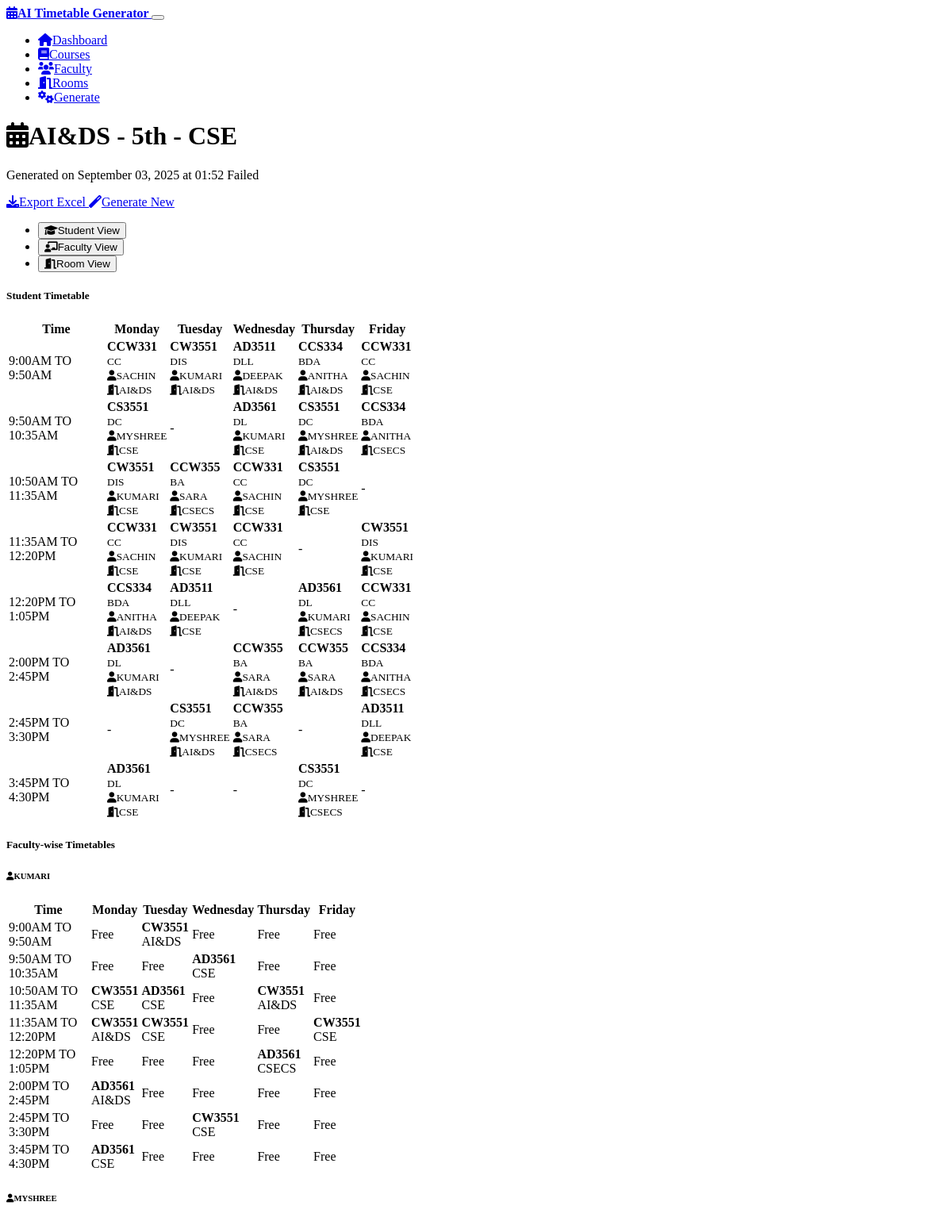
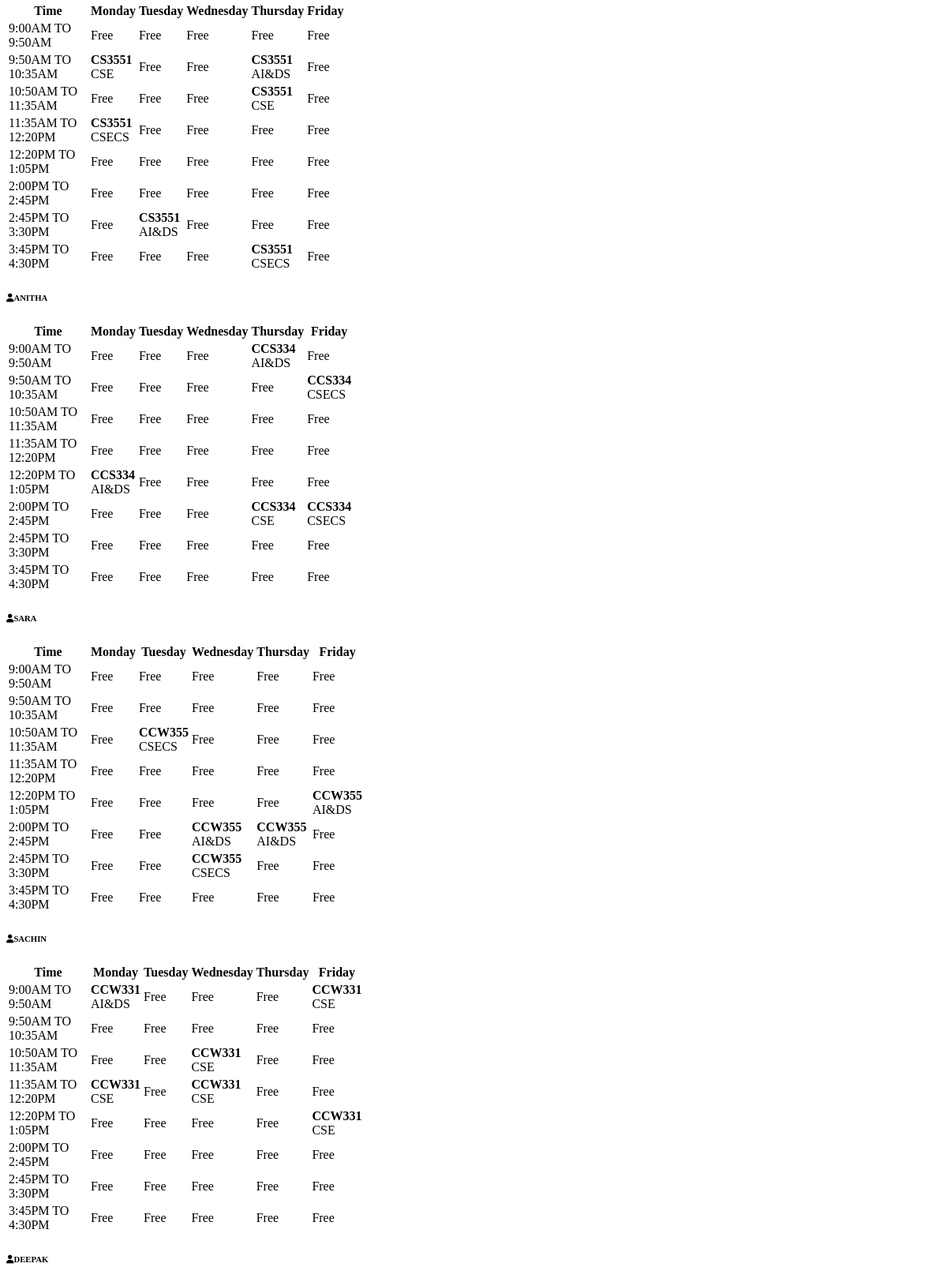
The page /timetable/1 (upper part) on the database its author committed (2 pictures, top to bottom).
### models.py (models this page shows, shortened)
class TimetableGeneration(db.Model):
    id = db.Column(db.Integer, primary_key=True)
    name = db.Column(db.String(100), nullable=False)
    department = db.Column(db.String(50), nullable=False)
    semester = db.Column(db.String(20), nullable=False)
    status = db.Column(db.String(20), default='generated')  # generated, failed
    created_at = db.Column(db.DateTime, default=datetime.utcnow)

class TimeSlot(db.Model):
    id = db.Column(db.Integer, primary_key=True)
    day = db.Column(db.String(10), nullable=False)  # Monday, Tuesday, etc.
    start_time = db.Column(db.String(10), nullable=False)  # HH:MM format
    end_time = db.Column(db.String(10), nullable=False)  # HH:MM format
    period_number = db.Column(db.Integer, nullable=False)
    created_at = db.Column(db.DateTime, default=datetime.utcnow)

class Course(db.Model):
    id = db.Column(db.Integer, primary_key=True)
    code = db.Column(db.String(20), unique=True, nullable=False)
    name = db.Column(db.String(100), nullable=False)
    hours_per_week = db.Column(db.Integer, nullable=False)
    semester = db.Column(db.String(20), nullable=False)
    department = db.Column(db.String(50), nullable=False)
    is_lab = db.Column(db.Boolean, default=False)
    created_at = db.Column(db.DateTime, default=datetime.utcnow)

class Faculty(db.Model):
    id = db.Column(db.Integer, primary_key=True)
    name = db.Column(db.String(100), nullable=False)
    email = db.Column(db.String(120), unique=True, nullable=False)
    department = db.Column(db.String(50), nullable=False)
    subjects = db.Column(db.Text)  # Comma-separated course codes
    created_at = db.Column(db.DateTime, default=datetime.utcnow)

class Room(db.Model):
    id = db.Column(db.Integer, primary_key=True)
    number = db.Column(db.String(20), unique=True, nullable=False)
    capacity = db.Column(db.Integer, nullable=False)
    room_type = db.Column(db.String(20), nullable=False)  # 'classroom' or 'lab'
    building = db.Column(db.String(50))
    created_at = db.Column(db.DateTime, default=datetime.utcnow)

### routes.py (the view)
@app.route('/timetable/<int:generation_id>')
def view_timetable(generation_id):
    generation = TimetableGeneration.query.get_or_404(generation_id)
    schedules = Schedule.query.filter_by(batch=generation.name).all()
    days = ['Monday', 'Tuesday', 'Wednesday', 'Thursday', 'Friday']
    time_slots = TimeSlot.query.order_by(TimeSlot.period_number).all()
    timetable_grid = {}
    for day in days:
        timetable_grid[day] = {}
        for slot in time_slots:
            if slot.day == day:
                timetable_grid[day][slot.period_number] = None
    for schedule in schedules:
        day = schedule.timeslot.day
        period = schedule.timeslot.period_number
        if day in timetable_grid and period in timetable_grid[day]:
            timetable_grid[day][period] = schedule
    faculty_timetable = {}
    for schedule in schedules:
        faculty_name = schedule.faculty.name
        if faculty_name not in faculty_timetable:
            faculty_timetable[faculty_name] = {}
            for day in days:
                faculty_timetable[faculty_name][day] = {}
                for slot in time_slots:
                    if slot.day == day:
                        faculty_timetable[faculty_name][day][slot.period_number] = None
        day = schedule.timeslot.day
        period = schedule.timeslot.period_number
        faculty_timetable[faculty_name][day][period] = schedule
    room_timetable = {}
    for schedule in schedules:
        room_number = schedule.room.number
        if room_number not in room_timetable:
            room_timetable[room_number] = {}
            for day in days:
                room_timetable[room_number][day] = {}
                for slot in time_slots:
                    if slot.day == day:
                        room_timetable[room_number][day][slot.period_number] = None
        day = schedule.timeslot.day
        period = schedule.timeslot.period_number
        room_timetable[room_number][day][period] = schedule
    return render_template('timetable.html',
                         generation=generation,
                         schedules=schedules,
                         timetable_grid=timetable_grid,
                         faculty_timetable=faculty_timetable,
                         room_timetable=room_timetable,
                         time_slots=time_slots,
                         days=days)

### routes.py (called while the page is built)
@app.template_filter('time12')
def time12_filter(time_str):
    try:
        hour, minute = map(int, time_str.split(':'))
        if hour == 0:
            return f"12:{minute:02d}AM"
        elif hour < 12:
            return f"{hour}:{minute:02d}AM"
        elif hour == 12:
            return f"12:{minute:02d}PM"
        else:
            return f"{hour-12}:{minute:02d}PM"
    except:
        return time_str

### templates/timetable.html (shortened to what this page needs)
{% extends "base.html" %}
{% block content %}
<div class="row">
    <div class="col-12">
        <div class="d-flex justify-content-between align-items-center mb-4">
            <div>
                <h1>
                    <i class="fas fa-calendar-alt me-2"></i>{{ generation.name }}
                </h1>
                <p class="text-muted mb-0">
                    Generated on {{ generation.created_at.strftime('%B %d, %Y at %H:%M') }}
                    <span class="badge bg-{{ 'success' if generation.status == 'generated' else 'danger' }} ms-2">
                        {{ generation.status.title() }}
                    </span>
                </p>
            </div>
            <div>
                <a href="{{ url_for('export_timetable', generation_id=generation.id) }}"
                   class="btn btn-success me-2">
                    <i class="fas fa-download me-2"></i>Export Excel
                </a>
                <a href="{{ url_for('generate') }}" class="btn btn-primary">
                    <i class="fas fa-magic me-2"></i>Generate New
                </a>
            </div>
        </div>
    </div>
</div>
<div class="row">
    <div class="col-12">
        <div class="card">
            <div class="card-header">
                <ul class="nav nav-tabs card-header-tabs" id="timetableTabs" role="tablist">
                    <li class="nav-item" role="presentation">
                        <button class="nav-link active" id="student-tab" data-bs-toggle="tab"
                                data-bs-target="#student-view" type="button" role="tab">
                            <i class="fas fa-graduation-cap me-2"></i>Student View
                        </button>
                    </li>
                    <li class="nav-item" role="presentation">
                        <button class="nav-link" id="faculty-tab" data-bs-toggle="tab"
                                data-bs-target="#faculty-view" type="button" role="tab">
                            <i class="fas fa-chalkboard-teacher me-2"></i>Faculty View
                        </button>
                    </li>
                    <li class="nav-item" role="presentation">
                        <button class="nav-link" id="room-tab" data-bs-toggle="tab"
                                data-bs-target="#room-view" type="button" role="tab">
                            <i class="fas fa-door-open me-2"></i>Room View
                        </button>
                    </li>
                </ul>
            </div>
            <div class="card-body">
                <div class="tab-content" id="timetableTabContent">
                    <div class="tab-pane fade show active" id="student-view" role="tabpanel">
                        <h5 class="mb-3">Student Timetable</h5>
                        <div class="table-responsive">
                            <table class="table table-bordered">
                                <thead class="table-dark">
                                    <tr>
                                        <th width="120">Time</th>
                                        {% for day in days %}
                                            <th class="text-center">{{ day }}</th>
                                        {% endfor %}
                                    </tr>
                                </thead>
                                <tbody>
                                    {% for slot in time_slots %}
                                        {% if slot.day == 'Monday' %}
                                            <tr>
                                                <td class="fw-bold">
                                                    {{ slot.start_time | time12 }} TO {{ slot.end_time | time12 }}
                                                </td>
                                                {% for day in days %}
                                                    <td class="text-center">
                                                        {% set schedule = timetable_grid[day][slot.period_number] %}
                                                        {% if schedule %}
                                                            <div class="p-2 bg-primary bg-opacity-10 rounded">
                                                                <strong>{{ schedule.course.code }}</strong><br>
                                                                <small>{{ schedule.course.name }}</small><br>
                                                                <small class="text-muted">
                                                                    <i class="fas fa-user me-1"></i>{{ schedule.faculty.name }}<br>
                                                                    <i class="fas fa-door-open me-1"></i>{{ schedule.room.number }}
                                                                </small>
                                                            </div>
                                                        {% else %}
                                                            <span class="text-muted">-</span>
                                                        {% endif %}
                                                    </td>
                                                {% endfor %}
                                            </tr>
                                        {% endif %}
                                    {% endfor %}
                                </tbody>
                            </table>
                        </div>
                    </div>
                    <div class="tab-pane fade" id="faculty-view" role="tabpanel">
                        <h5 class="mb-3">Faculty-wise Timetables</h5>
                        {% for faculty_name, faculty_schedule in faculty_timetable.items() %}
                            <div class="mb-4">
                                <h6 class="text-primary">
                                    <i class="fas fa-user me-2"></i>{{ faculty_name }}
                                </h6>
                                <div class="table-responsive">
                                    <table class="table table-bordered table-sm">
                                        <thead class="table-secondary">
                                            <tr>
                                                <th width="100">Time</th>
                                                {% for day in days %}
                                                    <th class="text-center">{{ day }}</th>
                                                {% endfor %}
                                            </tr>
                                        </thead>
                                        <tbody>
                                            {% for slot in time_slots %}
                                                {% if slot.day == 'Monday' %}
                                                    <tr>
                                                        <td class="small fw-bold">{{ slot.start_time | time12 }} TO {{ slot.end_time | time12 }}</td>
                                                        {% for day in days %}
                                                            <td class="text-center">
                                                                {% set schedule = faculty_schedule[day][slot.period_number] %}
                                                                {% if schedule %}
                                                                    <div class="small p-1 bg-success bg-opacity-10 rounded">
                                                                        <strong>{{ schedule.course.code }}</strong><br>
                                                                        <span class="text-muted">{{ schedule.room.number }}</span>
                                                                    </div>
                                                                {% else %}
                                                                    <span class="text-muted small">Free</span>
                                                                {% endif %}
                                                            </td>
                                                        {% endfor %}
                                                    </tr>
                                                {% endif %}
                                            {% endfor %}
                                        </tbody>
                                    </table>
                                </div>
                            </div>
                        {% endfor %}
                    </div>
                </div>
            </div>
        </div>
    </div>
</div>
{% endblock %}

### static/style.css (style rules this page uses)
.nav-link { font-weight: 500; }
.btn { font-weight: 500; border-radius: 6px; }

### rows shown on the page
TimetableGeneration: name "AI&DS - 5th - CSE", created_at "September 03, 2025 at 01:52", status "Failed"
TimeSlot: start_time "9:00AM", end_time "9:50AM", day "Monday" (drawn)
Course: course.code "CCW331" "CCW331" "CCW331" "CCW331" "CCW331" "CCW331", course.name "CC" "CC" "CC" "CC" "CC" "CC", course.code "CCW331" "CCW331" "CCW331" "CCW331" "CCW331" "CCW331"
Faculty: faculty.name "SACHIN" "SACHIN" "SACHIN" "SACHIN" "SACHIN" "SACHIN", name "SACHIN", days "Monday" "Tuesday" "Wednesday" "Thursday" "Friday"
Room: room.number "AI&DS" "AI&DS" "AI&DS" "AI&DS" "AI&DS" "AI&DS" "AI&DS" "AI&DS" "AI&DS" "AI&DS", room.number "AI&DS" "AI&DS" "AI&DS" "AI&DS" "AI&DS" "AI&DS" "AI&DS" "AI&DS" "AI&DS" "AI&DS" "AI&DS" "AI&DS"
Course: course.code "CW3551" "CW3551" "CW3551" "CW3551", course.name "DIS" "DIS" "DIS" "DIS", course.code "CW3551" "CW3551" "CW3551" "CW3551" "CW3551" "CW3551" "CW3551"
Faculty: faculty.name "KUMARI" "KUMARI" "KUMARI" "KUMARI" "KUMARI" "KUMARI" "KUMARI" "KUMARI", name "KUMARI", days "Monday" "Tuesday" "Wednesday" "Thursday" "Friday"
Course: course.code "AD3511" "AD3511" "AD3511", course.name "DLL" "DLL" "DLL"
Faculty: faculty.name "DEEPAK" "DEEPAK" "DEEPAK", name "DEEPAK"
Course: course.code "CCS334" "CCS334" "CCS334" "CCS334", course.name "BDA" "BDA" "BDA" "BDA", course.code "CCS334" "CCS334" "CCS334" "CCS334" "CCS334"
Faculty: faculty.name "ANITHA" "ANITHA" "ANITHA" "ANITHA", name "ANITHA", days "Monday" "Tuesday" "Wednesday" "Thursday" "Friday"
Room: room.number "CSE" "CSE" "CSE" "CSE" "CSE" "CSE" "CSE" "CSE" "CSE" "CSE" "CSE" "CSE" "CSE" "CSE", room.number "CSE" "CSE" "CSE" "CSE" "CSE" "CSE" "CSE" "CSE" "CSE" "CSE" "CSE" "CSE" "CSE" "CSE" "CSE"
TimeSlot: start_time "9:50AM", end_time "10:35AM", day "Monday" (drawn)
Course: course.code "CS3551" "CS3551" "CS3551" "CS3551" "CS3551", course.name "DC" "DC" "DC" "DC" "DC", course.code "CS3551" "CS3551" "CS3551" "CS3551" "CS3551" "CS3551"
Faculty: faculty.name "MYSHREE" "MYSHREE" "MYSHREE" "MYSHREE" "MYSHREE", name "MYSHREE", days "Monday" "Tuesday" "Wednesday" "Thursday" "Friday"
Course: course.code "AD3561" "AD3561" "AD3561" "AD3561", course.name "DL" "DL" "DL" "DL", course.code "AD3561" "AD3561" "AD3561" "AD3561" "AD3561"
Room: room.number "CSECS" "CSECS" "CSECS" "CSECS" "CSECS" "CSECS", room.number "CSECS" "CSECS" "CSECS" "CSECS" "CSECS" "CSECS" "CSECS"
TimeSlot: start_time "10:50AM", end_time "11:35AM", day "Monday" (drawn)
Course: course.code "CCW355" "CCW355" "CCW355" "CCW355", course.name "BA" "BA" "BA" "BA", course.code "CCW355" "CCW355" "CCW355" "CCW355" "CCW355"
Faculty: faculty.name "SARA" "SARA" "SARA" "SARA", name "SARA", days "Monday" "Tuesday" "Wednesday" "Thursday" "Friday"
TimeSlot: start_time "11:35AM", end_time "12:20PM", day "Monday" (drawn)
TimeSlot: start_time "12:20PM", end_time "1:05PM", day "Monday" (drawn)
TimeSlot: start_time "2:00PM", end_time "2:45PM", day "Monday" (drawn)
TimeSlot: start_time "2:45PM", end_time "3:30PM", day "Monday" (drawn)
TimeSlot: start_time "3:45PM", end_time "4:30PM", day "Monday" (drawn)

### other values the page prints
{{ day }} "Monday" "Tuesday" "Wednesday" "Thursday" "Friday"
